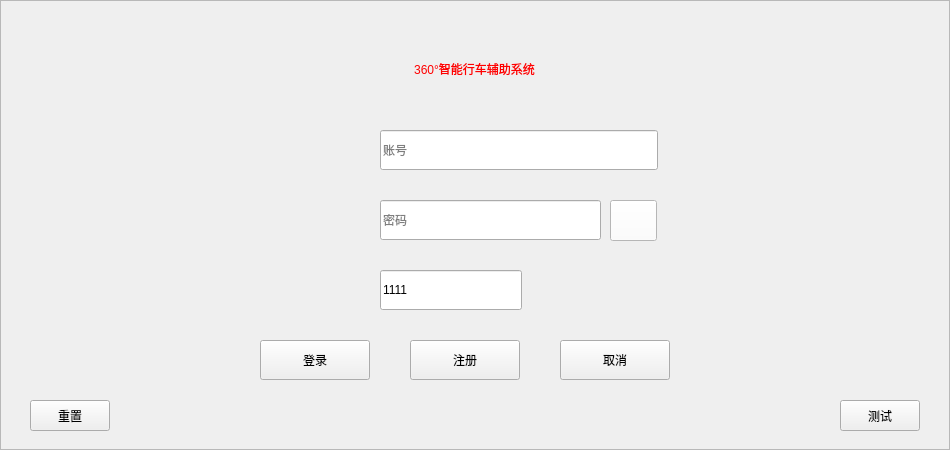
<?xml version="1.0" encoding="UTF-8"?>
<ui version="4.0">
 <class>LoginWin</class>
 <widget class="QWidget" name="LoginWin">
  <property name="geometry">
   <rect>
    <x>0</x>
    <y>0</y>
    <width>950</width>
    <height>450</height>
   </rect>
  </property>
  <property name="windowTitle">
   <string>Form</string>
  </property>
  <widget class="QFrame" name="frame1">
   <property name="geometry">
    <rect>
     <x>0</x>
     <y>0</y>
     <width>950</width>
     <height>450</height>
    </rect>
   </property>
   <property name="styleSheet">
    <string notr="true">#frame1{
	 border-image: url(:/images/background.png); 
}
</string>
   </property>
   <property name="frameShape">
    <enum>QFrame::StyledPanel</enum>
   </property>
   <property name="frameShadow">
    <enum>QFrame::Raised</enum>
   </property>
   <widget class="QPushButton" name="eyeBtn">
    <property name="geometry">
     <rect>
      <x>610</x>
      <y>200</y>
      <width>47</width>
      <height>41</height>
     </rect>
    </property>
    <property name="styleSheet">
     <string notr="true">background-color: rgb(255, 255, 255);</string>
    </property>
    <property name="text">
     <string/>
    </property>
    <property name="icon">
     <iconset resource="resources.qrc">
      <normaloff>:/images/用户/unvisible.png</normaloff>
      <normalon>:/images/用户/visible.png</normalon>:/images/用户/unvisible.png</iconset>
    </property>
    <property name="iconSize">
     <size>
      <width>35</width>
      <height>35</height>
     </size>
    </property>
   </widget>
   <widget class="QLabel" name="title_label">
    <property name="geometry">
     <rect>
      <x>30</x>
      <y>50</y>
      <width>889</width>
      <height>37</height>
     </rect>
    </property>
    <property name="styleSheet">
     <string notr="true">color: qlineargradient(spread:pad, x1:0, y1:0, x2:0, y2:1, stop:0 rgba(255, 255, 255, 255), stop:0.495 rgba(255, 255, 255, 255), stop:0.505 rgba(255, 0, 0, 255), stop:1 rgba(255, 0, 0, 255));
font: 18pt &quot;Ubuntu&quot;;</string>
    </property>
    <property name="text">
     <string>360°智能行车辅助系统</string>
    </property>
    <property name="alignment">
     <set>Qt::AlignCenter</set>
    </property>
   </widget>
   <widget class="QLineEdit" name="account_lineEdit">
    <property name="geometry">
     <rect>
      <x>380</x>
      <y>130</y>
      <width>278</width>
      <height>40</height>
     </rect>
    </property>
    <property name="minimumSize">
     <size>
      <width>0</width>
      <height>40</height>
     </size>
    </property>
    <property name="styleSheet">
     <string notr="true"/>
    </property>
    <property name="alignment">
     <set>Qt::AlignLeading|Qt::AlignLeft|Qt::AlignVCenter</set>
    </property>
    <property name="placeholderText">
     <string>账号</string>
    </property>
    <property name="cursorMoveStyle">
     <enum>Qt::LogicalMoveStyle</enum>
    </property>
    <property name="clearButtonEnabled">
     <bool>false</bool>
    </property>
   </widget>
   <widget class="QLabel" name="account_label">
    <property name="geometry">
     <rect>
      <x>340</x>
      <y>130</y>
      <width>35</width>
      <height>35</height>
     </rect>
    </property>
    <property name="maximumSize">
     <size>
      <width>35</width>
      <height>35</height>
     </size>
    </property>
    <property name="text">
     <string/>
    </property>
    <property name="pixmap">
     <pixmap resource="resources.qrc">:/images/用户/账号.png</pixmap>
    </property>
    <property name="scaledContents">
     <bool>true</bool>
    </property>
   </widget>
   <widget class="QLineEdit" name="verification_lineEdit">
    <property name="geometry">
     <rect>
      <x>380</x>
      <y>270</y>
      <width>142</width>
      <height>40</height>
     </rect>
    </property>
    <property name="minimumSize">
     <size>
      <width>0</width>
      <height>40</height>
     </size>
    </property>
    <property name="maximumSize">
     <size>
      <width>300</width>
      <height>16777215</height>
     </size>
    </property>
    <property name="text">
     <string>1111</string>
    </property>
    <property name="placeholderText">
     <string>验证码</string>
    </property>
   </widget>
   <widget class="QLabel" name="verification_label">
    <property name="geometry">
     <rect>
      <x>340</x>
      <y>270</y>
      <width>35</width>
      <height>35</height>
     </rect>
    </property>
    <property name="maximumSize">
     <size>
      <width>35</width>
      <height>35</height>
     </size>
    </property>
    <property name="text">
     <string/>
    </property>
    <property name="pixmap">
     <pixmap resource="resources.qrc">:/images/用户/验证.png</pixmap>
    </property>
    <property name="scaledContents">
     <bool>true</bool>
    </property>
   </widget>
   <widget class="QLineEdit" name="pwd_lineEdit">
    <property name="geometry">
     <rect>
      <x>380</x>
      <y>200</y>
      <width>221</width>
      <height>40</height>
     </rect>
    </property>
    <property name="minimumSize">
     <size>
      <width>0</width>
      <height>40</height>
     </size>
    </property>
    <property name="text">
     <string/>
    </property>
    <property name="echoMode">
     <enum>QLineEdit::Password</enum>
    </property>
    <property name="placeholderText">
     <string>密码</string>
    </property>
   </widget>
   <widget class="QLabel" name="pwd_label">
    <property name="geometry">
     <rect>
      <x>340</x>
      <y>200</y>
      <width>35</width>
      <height>35</height>
     </rect>
    </property>
    <property name="maximumSize">
     <size>
      <width>35</width>
      <height>35</height>
     </size>
    </property>
    <property name="text">
     <string/>
    </property>
    <property name="pixmap">
     <pixmap resource="resources.qrc">:/images/用户/密码.png</pixmap>
    </property>
    <property name="scaledContents">
     <bool>true</bool>
    </property>
   </widget>
   <widget class="QPushButton" name="regist_pushButton">
    <property name="geometry">
     <rect>
      <x>410</x>
      <y>340</y>
      <width>110</width>
      <height>40</height>
     </rect>
    </property>
    <property name="styleSheet">
     <string notr="true">font: 24pt &quot;Ubuntu&quot;;</string>
    </property>
    <property name="text">
     <string>注册</string>
    </property>
   </widget>
   <widget class="QPushButton" name="login_pushButton">
    <property name="geometry">
     <rect>
      <x>260</x>
      <y>340</y>
      <width>110</width>
      <height>40</height>
     </rect>
    </property>
    <property name="styleSheet">
     <string notr="true">font: 24pt &quot;Ubuntu&quot;;</string>
    </property>
    <property name="text">
     <string>登录</string>
    </property>
   </widget>
   <widget class="QPushButton" name="cancel_pushButton">
    <property name="geometry">
     <rect>
      <x>560</x>
      <y>340</y>
      <width>110</width>
      <height>40</height>
     </rect>
    </property>
    <property name="styleSheet">
     <string notr="true">font: 24pt &quot;Ubuntu&quot;;</string>
    </property>
    <property name="text">
     <string>取消</string>
    </property>
   </widget>
   <widget class="QPushButton" name="pushButton">
    <property name="geometry">
     <rect>
      <x>30</x>
      <y>400</y>
      <width>80</width>
      <height>31</height>
     </rect>
    </property>
    <property name="text">
     <string>重置</string>
    </property>
   </widget>
   <widget class="QPushButton" name="pushButton_2">
    <property name="geometry">
     <rect>
      <x>840</x>
      <y>400</y>
      <width>80</width>
      <height>31</height>
     </rect>
    </property>
    <property name="text">
     <string>测试</string>
    </property>
   </widget>
  </widget>
 </widget>
 <resources>
  <include location="resources.qrc"/>
 </resources>
 <connections/>
</ui>
